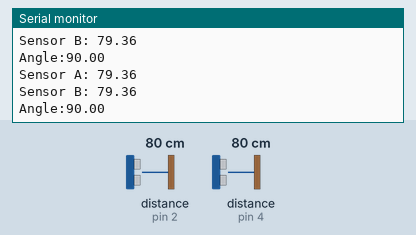
Bench run of a sketch on a simulated Arduino Uno, built with avr-gcc and run on an emulated ATmega328P. On the bench: the last lines printed to the serial monitor. Inputs (shaded band) come from the test bench; at power-on: distance to the obstacle (sensors on pin 2, pin 4) 80 cm. The echo pulse lasts 58.3 µs per cm.

Above: at 1.4 s.
1.5 s: distance to the obstacle (sensor on pin 2) set to 2 cm
At 2.3 s:
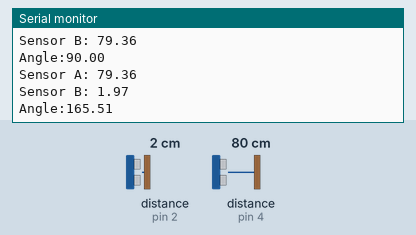
3.0 s: distance to the obstacle (sensor on pin 4) set to 2 cm
At 4.2 s:
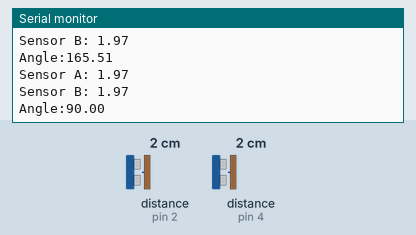
4.5 s: distance to the obstacle (sensor on pin 2) set to 4 cm
At 5.4 s:
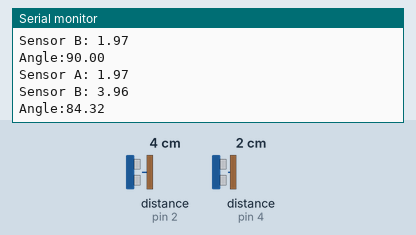
6.0 s: distance to the obstacle (sensor on pin 4) set to 250 cm
At 7.3 s:
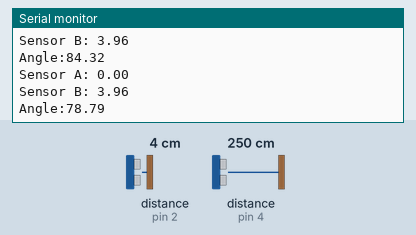
Timing chart, 0 to 9.0 s (numbered marks = the images above; inputs shaded):
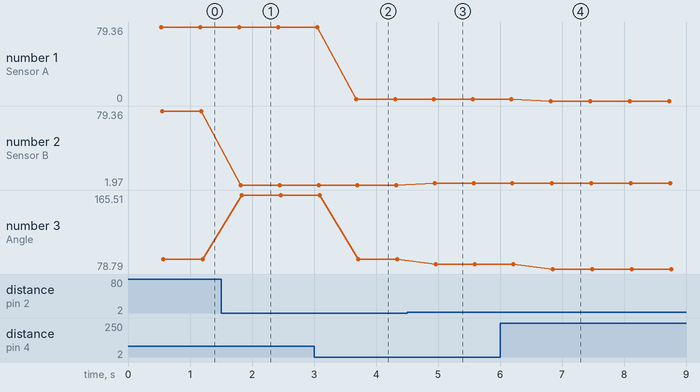

Measured:
- after the input at 1.5 s, the serial monitor: prints a new line after 0.31 s (image 1)
- after the input at 3.0 s, the serial monitor: prints a new line after 0.68 s (image 2)
- after the input at 4.5 s, the serial monitor: prints a new line after 0.45 s (image 3)
- after the input at 6.0 s, the serial monitor: prints a new line after 0.82 s (image 4)
- plotted number 1: 1.97 → 0 after the input at 6.0 s
- plotted number 2: 79.36 → 1.97 after the input at 1.5 s, 1.97 → 3.96 after the input at 4.5 s
- plotted number 3: 90 → 165.51 after the input at 1.5 s, 90 → 84.32 after the input at 4.5 s, 84.32 → 78.79 after the input at 6.0 s

The sketch:

AngleDetection.ino
```cpp
#include <NewPing.h>

//Angle Detection
//Louie Thiros
//Used to determine the angle of the igvc to an adjacent wall
//Steering correction will eventually be applied

#include <math.h>

#define TRIG_PIN0 5
#define ECHO_PIN0 4
#define TRIG_PIN1 3
#define ECHO_PIN1 2
#define MIN_DIST 250

//distance between sensors in cm
#define SENSOR_DISTANCE 20

#define RAD2DEG 180/3.14159265359

void setup() {
  Serial.begin(9600);
  pinMode(TRIG_PIN0, OUTPUT);
  //pins are input by default
  pinMode(ECHO_PIN0, INPUT);
  pinMode(TRIG_PIN1, OUTPUT);
  pinMode(ECHO_PIN1, INPUT);
};

//returns distance calculated in cm.
float findDistance(char trigger, char echo) {
  long duration, distance;
  digitalWrite(trigger, HIGH);
  duration = pulseIn(echo, HIGH);
  digitalWrite(trigger, LOW);
  return (duration/2)/29.1;
}
void loop()
{
  //distance A will be that of the frontmost sonar
  //the defines might need to be changed
  //float distanceA = findDistance(TRIG_PIN0, ECHO_PIN0);
  //float distanceB = findDistance(TRIG_PIN1, ECHO_PIN1);
  NewPing sonarA(TRIG_PIN0,ECHO_PIN0,200);
  NewPing sonarB(TRIG_PIN1,ECHO_PIN1,200);

  //atan2 might work better
  //Serial.println(angle);
  //sound wave takes 58.77 us to make a 1cm round trip (2cm)
  float distanceA = sonarA.ping_median(10)/58.77;
  float distanceB = sonarB.ping_median(10)/58.77;
  Serial.print("Sensor A: "); Serial.println(distanceA);
  Serial.print("Sensor B: "); Serial.println(distanceB);
  float angle = (atan((distanceA-distanceB)/SENSOR_DISTANCE) * RAD2DEG)+90;
  Serial.print("Angle:"); Serial.println(angle);
  delay(100);
}
```
